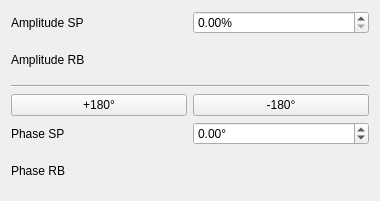
<?xml version="1.0" encoding="UTF-8"?>
<ui version="4.0">
 <class>tdsmini_panel</class>
 <widget class="QWidget" name="tdsmini_panel">
  <property name="geometry">
   <rect>
    <x>0</x>
    <y>0</y>
    <width>380</width>
    <height>201</height>
   </rect>
  </property>
  <property name="windowTitle">
   <string>Form</string>
  </property>
  <layout class="QGridLayout" name="gridLayout">
   <item row="0" column="0">
    <widget class="QLabel" name="label">
     <property name="text">
      <string>Amplitude SP</string>
     </property>
    </widget>
   </item>
   <item row="0" column="1">
    <widget class="QDoubleSpinBox" name="amplitude_spinner">
     <property name="prefix">
      <string/>
     </property>
     <property name="suffix">
      <string>%</string>
     </property>
     <property name="maximum">
      <double>100.000000000000000</double>
     </property>
     <property name="stepType">
      <enum>QAbstractSpinBox::AdaptiveDecimalStepType</enum>
     </property>
    </widget>
   </item>
   <item row="1" column="0">
    <widget class="QLabel" name="label_2">
     <property name="text">
      <string>Amplitude RB</string>
     </property>
    </widget>
   </item>
   <item row="1" column="1">
    <widget class="QLabel" name="amplitude_rb">
     <property name="text">
      <string/>
     </property>
    </widget>
   </item>
   <item row="2" column="0" colspan="2">
    <widget class="Line" name="line">
     <property name="orientation">
      <enum>Qt::Horizontal</enum>
     </property>
    </widget>
   </item>
   <item row="3" column="0">
    <widget class="QPushButton" name="add_180_deg_button">
     <property name="text">
      <string>+180°</string>
     </property>
    </widget>
   </item>
   <item row="3" column="1">
    <widget class="QPushButton" name="sub_180_deg_button">
     <property name="text">
      <string>-180°</string>
     </property>
    </widget>
   </item>
   <item row="4" column="0">
    <widget class="QLabel" name="label_7">
     <property name="text">
      <string>Phase SP</string>
     </property>
    </widget>
   </item>
   <item row="4" column="1">
    <widget class="QDoubleSpinBox" name="phase_spinner">
     <property name="suffix">
      <string>°</string>
     </property>
     <property name="minimum">
      <double>-1000.000000000000000</double>
     </property>
     <property name="maximum">
      <double>1000.000000000000000</double>
     </property>
     <property name="stepType">
      <enum>QAbstractSpinBox::DefaultStepType</enum>
     </property>
    </widget>
   </item>
   <item row="5" column="0">
    <widget class="QLabel" name="label_5">
     <property name="text">
      <string>Phase RB</string>
     </property>
    </widget>
   </item>
   <item row="5" column="1">
    <widget class="QLabel" name="phase_rb">
     <property name="text">
      <string/>
     </property>
    </widget>
   </item>
  </layout>
 </widget>
 <resources/>
 <connections/>
</ui>
